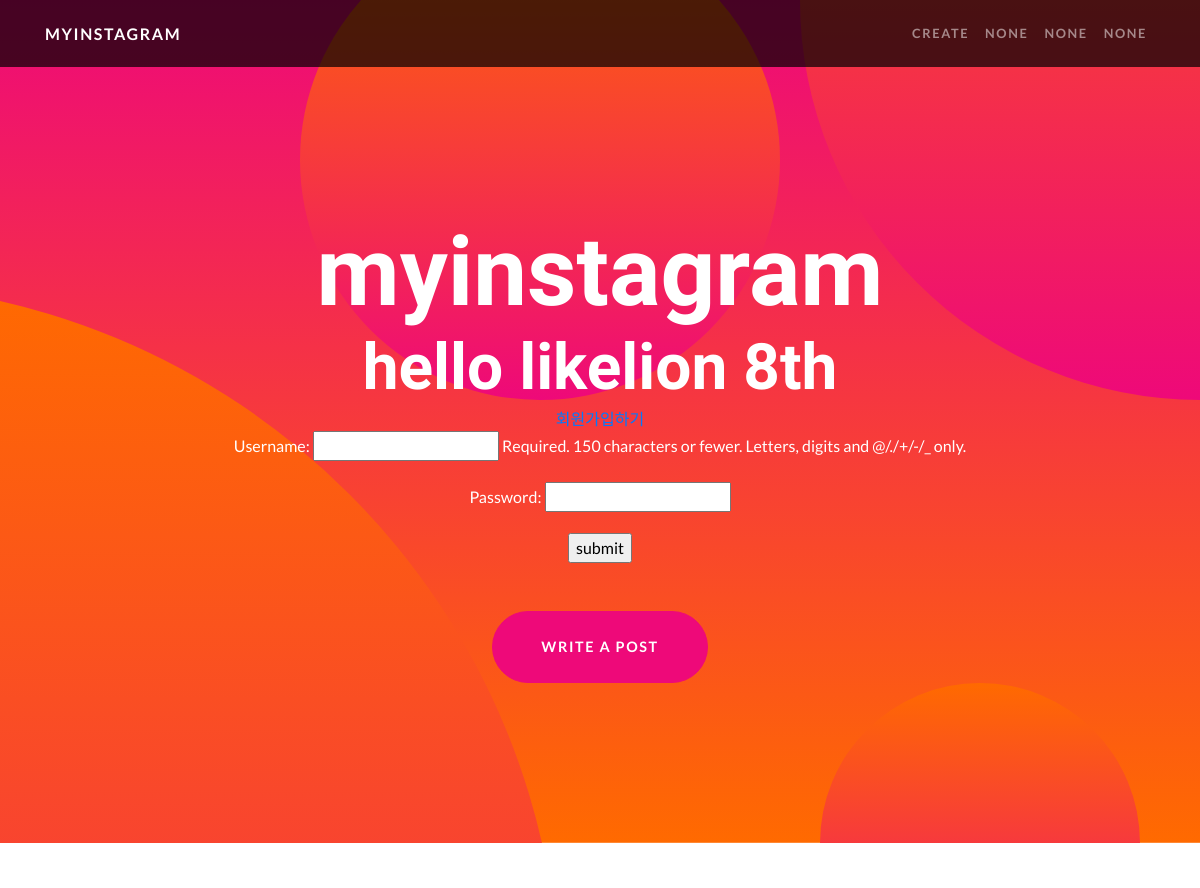
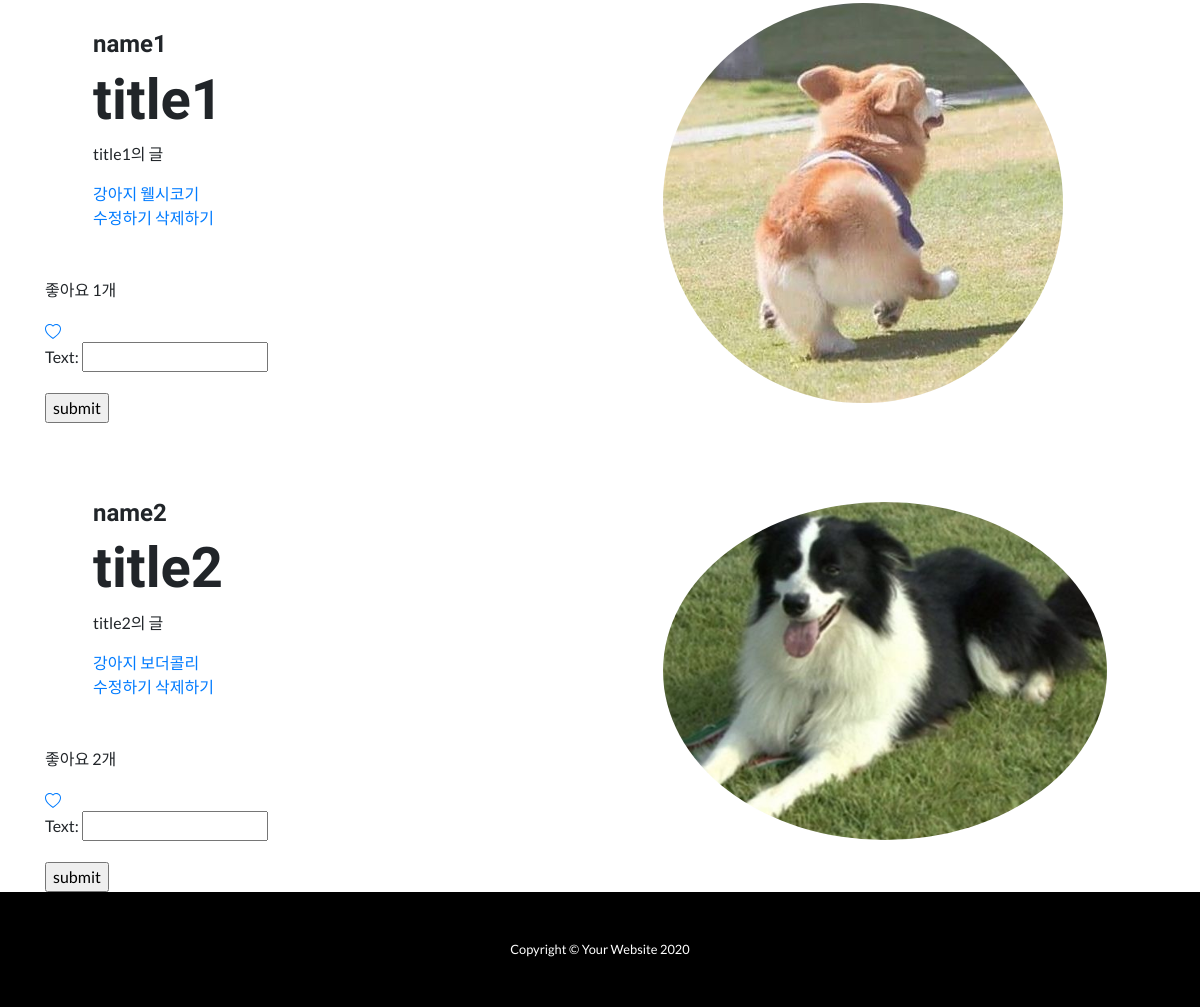
The page / on the database its author committed (2 pictures, top to bottom).
### appname/models.py (models this page shows, shortened)
class Post(models.Model):
    title = models.CharField(max_length=200)
    content = models.TextField()
    image = models.ImageField(upload_to='images/', blank=True)
    writer = models.ForeignKey(settings.AUTH_USER_MODEL, on_delete=models.CASCADE, related_name="writer", default="")
    hashtag_field = models.CharField(max_length=200, blank=True)
    hashtags = models.ManyToManyField('Hashtag', blank=True)
    likes = models.ManyToManyField(settings.AUTH_USER_MODEL, related_name="likes")

class CustomUser(AbstractUser):
    def __str__(self):
        return self.username
    nickname = models.CharField(max_length=20)
    phone_number = models.CharField(max_length=20)

class Hashtag(models.Model):
    name = models.CharField(max_length=50)

### appname/views.py (the view)
# urls.py: path('', appname.views.main, name='main'),
def main(request):
    posts = Post.objects.all()
    signin_form = SigninForm()
    comment_form = CommentForm()
    return render(request, 'appname/main.html', {'posts': posts, 'signin_form': signin_form,
    'comment_form': comment_form})

### appname/forms.py
class SigninForm(forms.ModelForm):
    class Meta:
        model = CustomUser
        fields = ['username', 'password']

class CommentForm(forms.ModelForm):
    class Meta:
        model = Comment
        fields = ['text']

### appname/templates/appname/main.html (shortened to what this page needs)
{% extends 'appname/base.html' %}
{% block header %}
<header class="masthead text-center text-white">
  <div class="masthead-content">
    <div class="container">
      <h1 class="masthead-heading mb-0">myinstagram</h1>
      {% if user.is_authenticated %}
      <h2 class="masthead-subheading mb-0">hello {{ user.username }}</h2>
      <a href="{% url 'logout' %}"> sign out</a>
      {% else %}
      <h2 class="masthead-subheading mb-0">hello likelion 8th</h2>
      <a href="{% url 'signup' %}">회원가입하기</a>
      <form method="POST" action="/signin">
        {{ signin_form.as_p }}
        <input type="submit" value="submit">
      </form>
      {% endif %}
      <a href="/create" class="btn btn-primary btn-xl rounded-pill mt-5">write a post</a>
    </div>
  </div>
  <div class="bg-circle-1 bg-circle"></div>
  <div class="bg-circle-2 bg-circle"></div>
  <div class="bg-circle-3 bg-circle"></div>
  <div class="bg-circle-4 bg-circle"></div>
</header>
{% endblock %}
{% block content %}
{% load static %}
{% for post in posts %}
<section>
  <div class="container">
    <div class="row align-items-center">
      <div class="col-lg-6 order-lg-2">
        <div class="p-5">
          {% if post.image %}
          <img class="img-fluid rounded-circle" src="{{ post.image.url }}" alt="">
          {% endif %}
        </div>
      </div>
      <div class="col-lg-6 order-lg-1">
        <div class="p-5">
          <h4 class="display-6">{{ post.writer }}</h4>
          <h2 class="display-4">{{post.title}}</h2>
          <p>{{post.content}}</p>
          <span>
          {% for hashtag in post.hashtags.all %}
            <a href="/hashtag/{{ hashtag.name }}">{{ hashtag.name }}</a>
          {% endfor %}
          </<span>
          <br>
          <a href="{% url 'update' pk=post.pk %}"> 수정하기 </a>
          <a href="{% url 'delete' pk=post.pk %}"> 삭제하기 </a>
        </div>
        <p>좋아요 {{ post.likes.count }}개</p>
        <a href="{% url 'like' pk=post.pk %}">
        </a>
        <form method="POST" action='/comment/{{ post.id }}'>
          {{ comment_form.as_p }}
          <input type="submit" value="submit">
        </form>
      </div>
    </div>
  </div>
</section>
{% endfor %}
{% endblock %}

### rows shown on the page
Post: image (picture), writer "name1", title "title1", content "title1의 글", likes.count "1"
Hashtag: name "강아지"
Hashtag: name "웰시코기"
Post: image (picture), writer "name2", title "title2", content "title2의 글", likes.count "2"
Hashtag: name "보더콜리"
